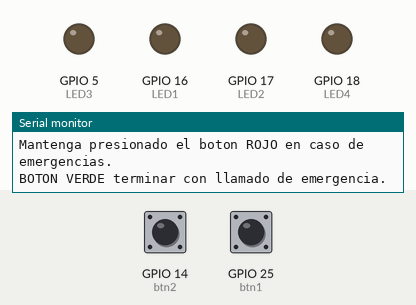
A program run on a simulated ESP32. Shown: output pins drawn as LEDs (lit = HIGH), the last lines printed to the serial monitor. Dashed ring = blinking. The test bench sets the inputs (shaded band); at power-on: GPIO 25 (btn1) LOW, GPIO 14 (btn2) LOW.

Above: at 1.2 s.
1.3 s: GPIO 25 (btn1) pulled HIGH for 1 s
At 2.5 s:
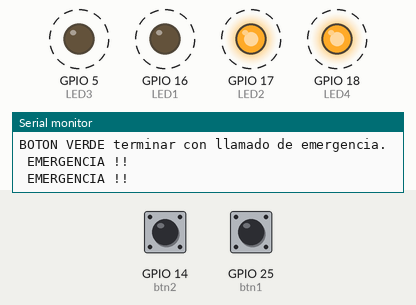
4.3 s: GPIO 14 (btn2) pulled HIGH for 0.15 s
At 5.7 s:
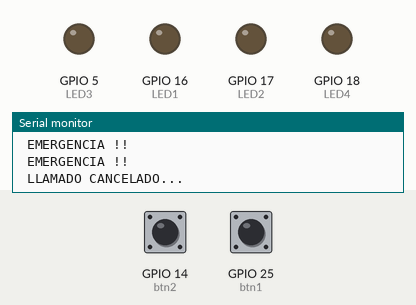
6.3 s: GPIO 25 (btn1) pulled HIGH for 0.15 s
At 6.9 s:
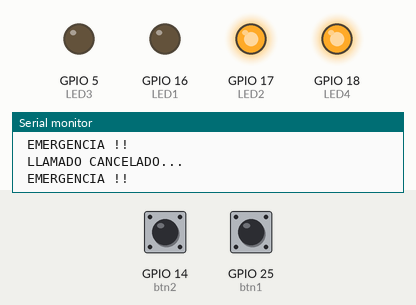
7.9 s: GPIO 25 (btn1) pulled HIGH for 3.2 s
At 8.15 s:
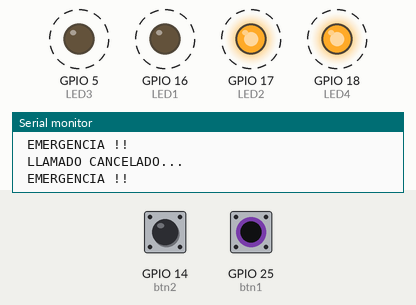
Timing chart, 0 to 12.3 s (numbered marks = the images above; inputs shaded):
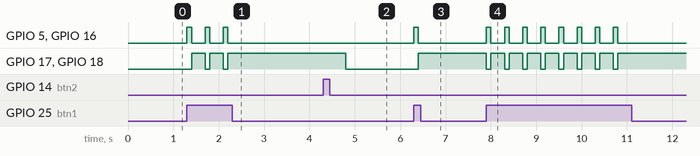

Measured:
- after the input at 1.3 s, GPIO 5 (LED3), GPIO 16 (LED1): alternates HIGH for 0.10 s and LOW for 0.30 s, 6 changes in all, then stays LOW, starting at once; GPIO 17 (LED2), GPIO 18 (LED4): alternates HIGH for 0.30 s and LOW for 0.10 s, 5 changes in all, then stays HIGH, starting after 0.10 s
- after the input at 4.3 s, GPIO 17 (LED2), GPIO 18 (LED4): HIGH → LOW after 0.50 s
- after the input at 6.3 s, GPIO 5 (LED3), GPIO 16 (LED1): LOW → HIGH at once, → LOW 0.10 s later; GPIO 17 (LED2), GPIO 18 (LED4): LOW → HIGH after 0.10 s
- after the input at 7.9 s, GPIO 5 (LED3), GPIO 16 (LED1): alternates HIGH for 0.10 s and LOW for 0.30 s, 16 changes in all, then stays LOW, starting at once; GPIO 17 (LED2), GPIO 18 (LED4): alternates HIGH for 0.30 s and LOW for 0.10 s, 16 changes in all, then stays HIGH, starting at once

The program:

main.cpp
```cpp
#include <Arduino.h>

#define LED1 16
#define LED2 17
#define LED3 5
#define LED4 18

#define btn1 25
#define btn2 14

void setup()
{
  Serial.begin(115200);

  pinMode(LED1, OUTPUT);
  pinMode(LED2, OUTPUT);
  pinMode(LED3, OUTPUT);
  pinMode(LED4, OUTPUT);

  pinMode(btn1, INPUT);
  pinMode(btn2, INPUT);
  Serial.println("Mantenga presionado el boton ROJO en caso de emergencias.");
  Serial.println("BOTON VERDE terminar con llamado de emergencia.");
}

void loop()
{
  if (digitalRead(btn1) == HIGH)
  {
    while (digitalRead(btn1) == HIGH)
    {
      digitalWrite(LED1, HIGH);
      digitalWrite(LED2, LOW);
      digitalWrite(LED3, HIGH);
      digitalWrite(LED4, LOW);
      delay(100);
      digitalWrite(LED1, LOW);
      digitalWrite(LED2, HIGH);
      digitalWrite(LED3, LOW);
      digitalWrite(LED4, HIGH);
      delay(300);
      Serial.println(" EMERGENCIA !! ");
    }
  }
  else if (digitalRead(btn2) == HIGH)
  {
    delay(500);
    Serial.println(" LLAMADO CANCELADO... ");
    digitalWrite(LED1, LOW);
    digitalWrite(LED2, LOW);
    digitalWrite(LED3, LOW);
    digitalWrite(LED4, LOW);
  }
}
```
